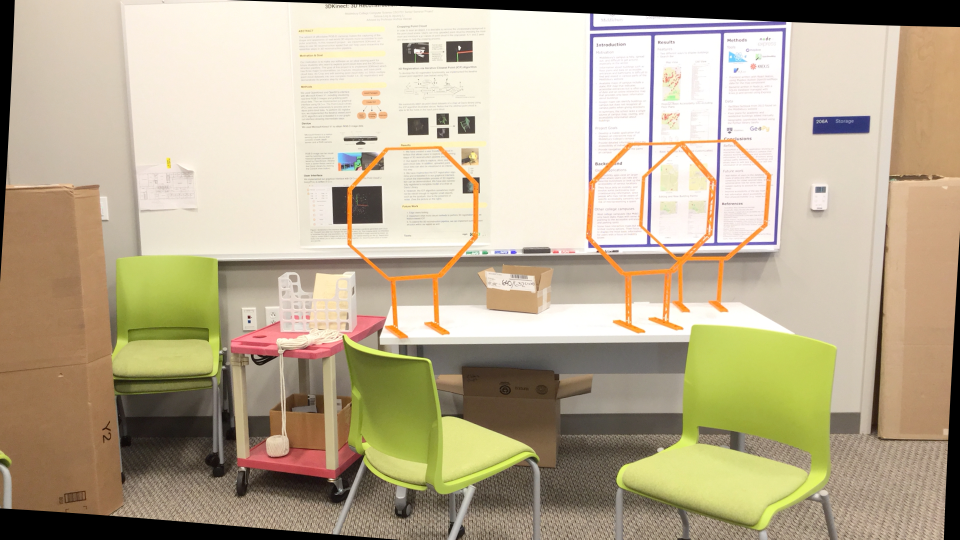
#> input picture octagon/im0.png, 1920 x 1080 px (shown at 1/2 size)
$ python octagon.py
#> lines starting #> are read from the running program, lines starting #| are printed output that depends on the picture
import cv2 as cv
import numpy as np
from matplotlib import pyplot as plt
from tqdm import *

def rescaleFrame(frame, scale = 0.5):
    width = int(frame.shape[1] * scale) #.shape[1] refers to width of image, typecasting it into integer value
    height = int(frame.shape[0] * scale) #.shape[0] refers to height of image
    dimensions = (width, height)
    return cv.resize(frame, dimensions, interpolation = cv.INTER_AREA)

def drawlines(img1, img2, lines, pts1, pts2):

    # r, c = img1.shape
    r = img1.shape[0]
    c = img1.shape[1]
    img1 = cv.cvtColor(img1, cv.COLOR_GRAY2BGR)
    img2 = cv.cvtColor(img2, cv.COLOR_GRAY2BGR)

    for r, pt1, pt2 in zip(lines, pts1, pts2):

        color = tuple(np.random.randint(0, 255, 3).tolist())

        x0, y0 = map(int, [0, -r[2] / r[1] ])
        x1, y1 = map(int, [c, -(r[2] + r[0] * c) / r[1] ])

        img1 = cv.line(img1, (x0, y0), (x1, y1), color, 1)
        img1 = cv.circle(img1, tuple(pt1), 5, color, -1)
        img2 = cv.circle(img2, tuple(pt2), 5, color, -1)
    return img1, img2
def sum_of_abs_diff(pixel_vals_1, pixel_vals_2): #function to calculate the sum of absolute differences
    if pixel_vals_1.shape != pixel_vals_2.shape:
        return -1

    return np.sum(abs(pixel_vals_1 - pixel_vals_2))

def compare_blocks(y, x, block_left, right_array, block_size=5, SEARCH_BLOCK_SIZE = 56):
    # Get search range for the right image
    x_min = max(0, x - SEARCH_BLOCK_SIZE)
    x_max = min(right_array.shape[1], x + SEARCH_BLOCK_SIZE)
    first = True
    min_sad = None #sum of absolute differences
    min_index = None
    for x in range(x_min, x_max):
        block_right = right_array[y: y+block_size,
                                  x: x+block_size]
        sad = sum_of_abs_diff(block_left, block_right)
        if first:
            min_sad = sad
            min_index = (y, x)
            first = False
        else:
            if sad < min_sad:
                min_sad = sad
                min_index = (y, x)

    return min_index

def main():

    img_0 = cv.imread("octagon/im0.png") #reading image 0
#> img_0 is the input picture: shape (1080, 1920, 3); mean B, G, R 146.3, 172.5, 185.7
    resized_img_0 = rescaleFrame(img_0)
#> in rescaleFrame, `return cv.resize(frame, dimensions, interpolation = cv.INTER_AREA)`:
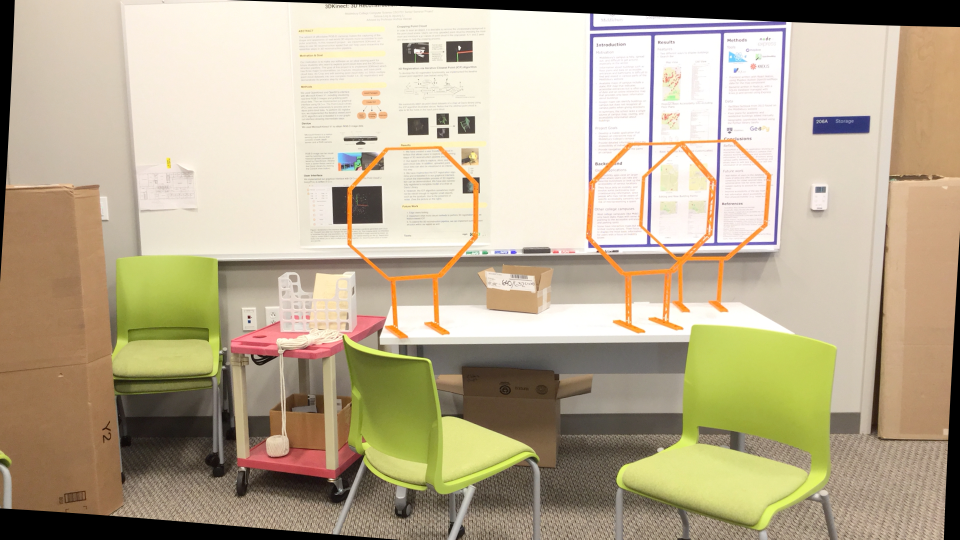
#> returned value: shape (540, 960, 3); mean of channels 0, 1, 2 146.5, 172.7, 185.8; drawn as B, G, R
    gray_0 = cv.cvtColor(resized_img_0, cv.COLOR_BGR2GRAY)
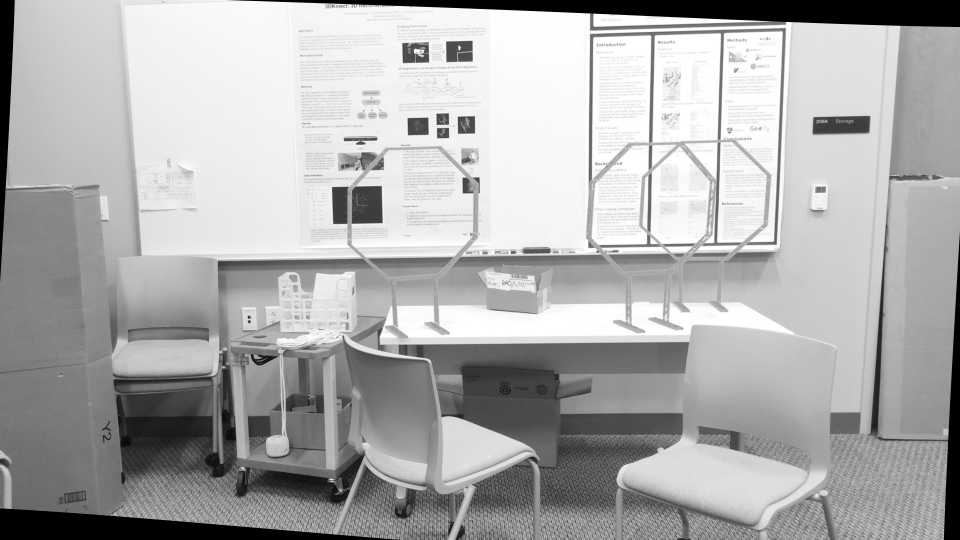
#> gray_0: shape (540, 960); min 0, max 255, mean 173.6

    img_1 = cv.imread("octagon/im1.png") #reading image 1
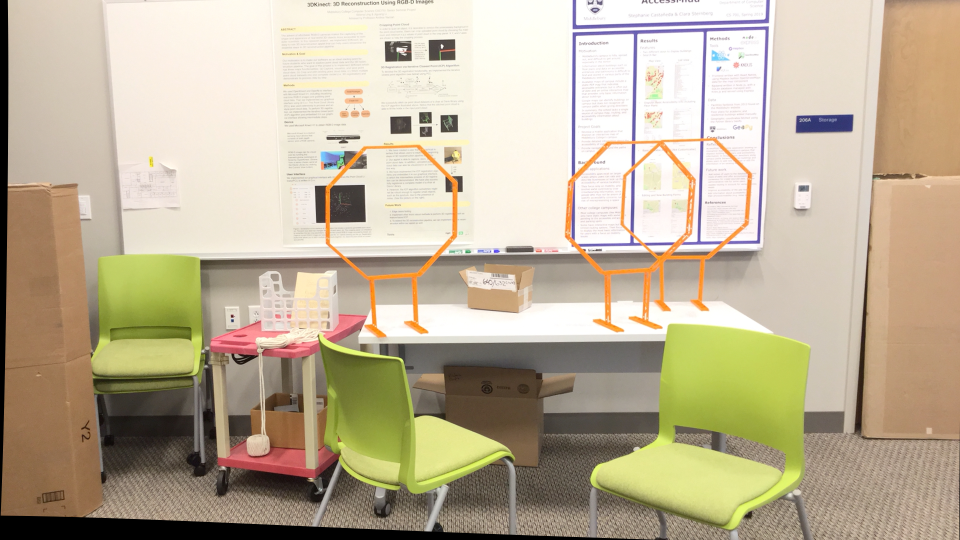
#> input picture octagon/im1.png, 1920 x 1080 px (shown at 1/2 size)
#> img_1 is the input picture: shape (1080, 1920, 3); mean B, G, R 152.5, 177.2, 190.1
    resized_img_1 = rescaleFrame(img_1)
#> call 2 of rescaleFrame, with scale = 0.5
#> in rescaleFrame (call 2), `return cv.resize(frame, dimensions, interpolation = cv.INTER_AREA)`:
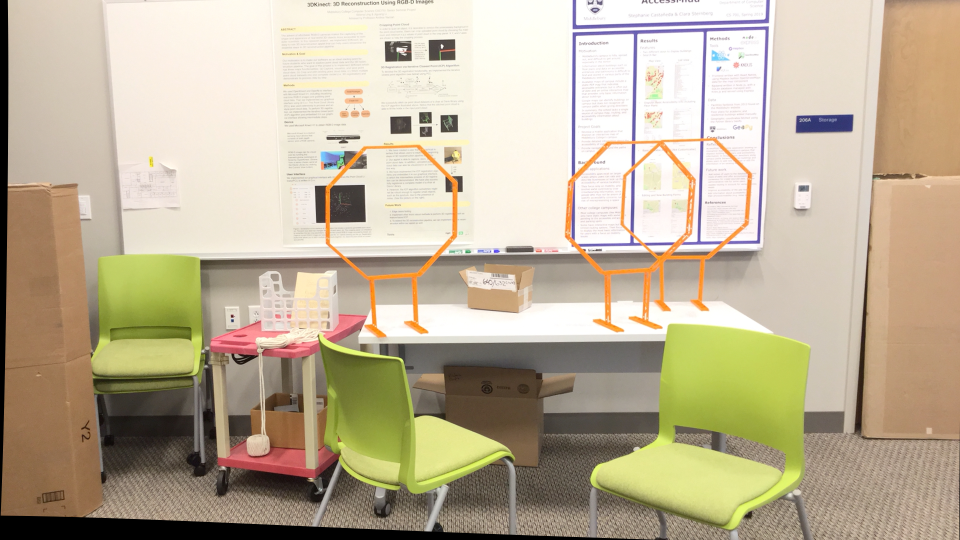
#> returned value: shape (540, 960, 3); mean of channels 0, 1, 2 152.6, 177.3, 190.2; drawn as B, G, R
    gray_1 = cv.cvtColor(resized_img_1, cv.COLOR_BGR2GRAY)
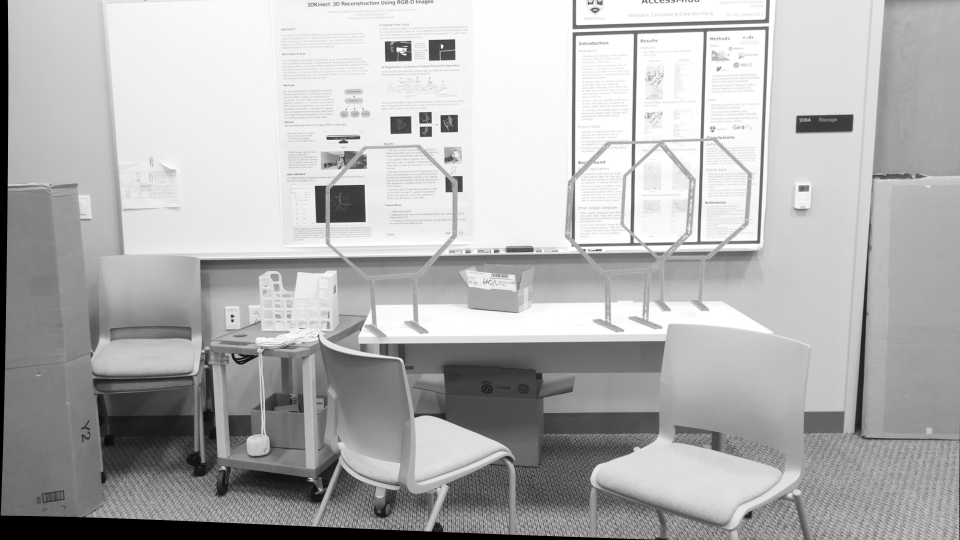
#> gray_1: shape (540, 960); min 0, max 255, mean 178.3

    #Using ORB detector to extract the keypoints
    #creating ORB Detector
    orb = cv.ORB_create(nfeatures = 300) #by default it takes 500 as max no. of features

    key_points_1, descriptors_1 = orb.detectAndCompute(gray_0, None)
#> key_points_1 = 300 keypoints; strongest (x, y, size): (333, 188, 31), (415, 50, 31), (334, 222, 31), (459, 48, 31)
    key_points_2, descriptors_2 = orb.detectAndCompute(gray_1, None)
#> key_points_2 = 300 keypoints; strongest (x, y, size): (397, 49, 31), (316, 186, 31), (317, 221, 31), (362, 186, 37.2)


    # Draw matches on each image
    imgmatches_1 = cv.drawKeypoints(resized_img_0, key_points_1, None, flags=cv.DRAW_MATCHES_FLAGS_DRAW_RICH_KEYPOINTS)
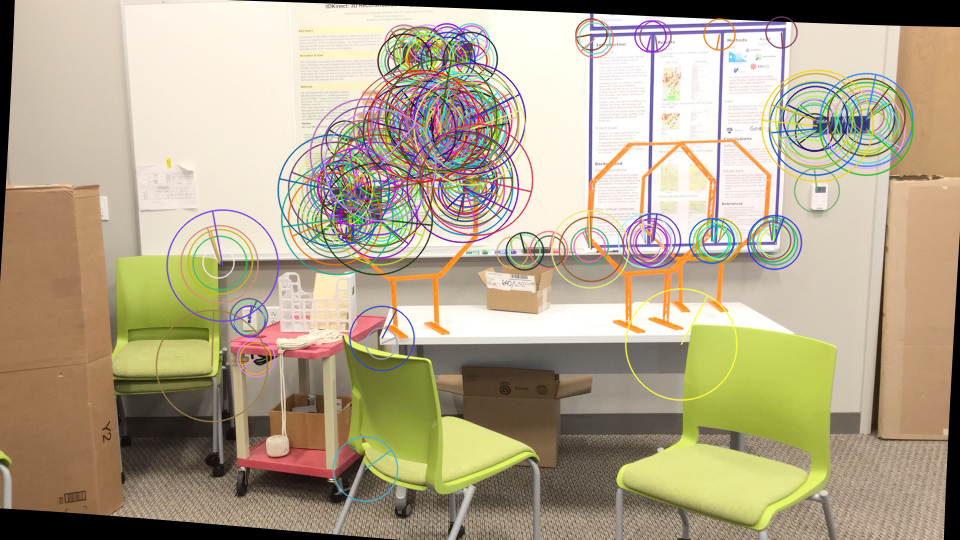
#> imgmatches_1: shape (540, 960, 3); mean B, G, R 141, 166, 178.7
    cv.imshow("Image 0 Keypoints", imgmatches_1)
    cv.imwrite("octagon_image_outputs/keypoints_0.jpg", imgmatches_1)
    cv.waitKey(0)

    imgmatches_2 = cv.drawKeypoints(resized_img_1, key_points_2, None, flags=cv.DRAW_MATCHES_FLAGS_DRAW_RICH_KEYPOINTS)
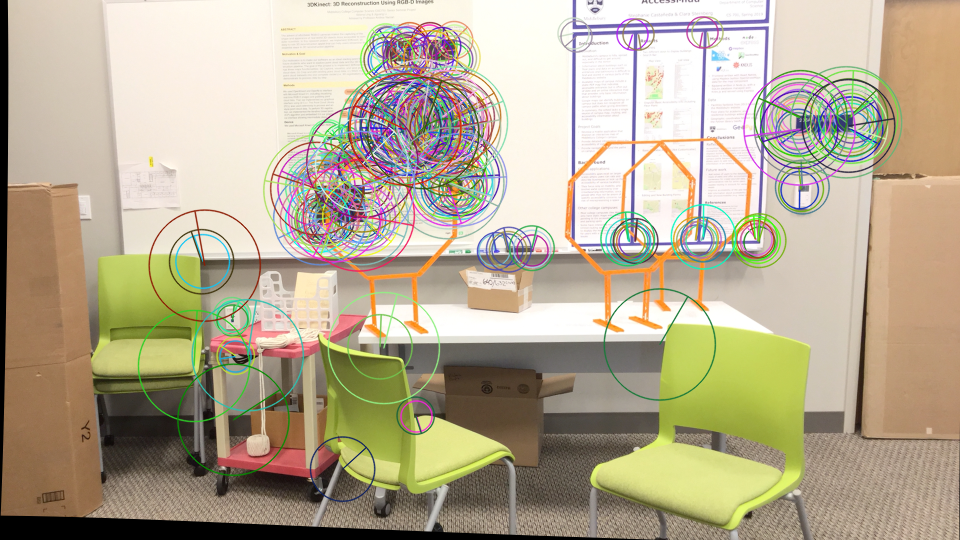
#> imgmatches_2: shape (540, 960, 3); mean B, G, R 147.3, 171.2, 182.6
    cv.imshow("Image 1 Keypoints", imgmatches_2)
    cv.imwrite("octagon_image_outputs/keypoints_1.jpg", imgmatches_2)
    cv.waitKey(0)

    #Now, we match the features common to both images
    #Create a bf(Brute Force) Matcher
    # bf = cv.BFMatcher_create(cv.NORM_HAMMING) #cv.NORM_HAMMING is used for distance measurement
    bf = cv.BFMatcher()

    #compare and match descriptors from image 1 with image 2
    matching_points = bf.knnMatch(descriptors_1, descriptors_2, k=2)  #two nearnest neighbours
#> matching_points = 300 matches


    #Finding out good matches, i.e., getting rid of point which aren't distinct enough
    good_matching_points = []

    for m,n in matching_points:
        if m.distance < 0.6 * (n.distance):
            good_matching_points.append(m)
#> after the loop, good_matching_points = 59 matches

    #good matching points gives a set of DObjects of the matching points in each case, we need to extract pixel coordinates of matching
    #points in both images

    # Initialize lists to store the coordinates from each image
    list_key_points_1 = []
    list_key_points_2 = []


    list_key_points_1 = [key_points_1[mat.queryIdx].pt for mat in good_matching_points]
#> list_key_points_1 = 59 pairs, first value 222.2 to 868.3, second value 34 to 344
    list_key_points_2 = [key_points_2[mat.trainIdx].pt for mat in good_matching_points]
#> list_key_points_2 = 59 pairs, first value 204.2 to 852, second value 32 to 344

    #choosing eight points from first image and getting their x and y coordinates
    x1_1 = list_key_points_1[0][0] #x1
#> x1_1 = 249
    y1_1 = list_key_points_1[0][1] #y1
#> y1_1 = 321
    x1_2 = list_key_points_1[1][0] #x2
#> x1_2 = 773
    y1_2 = list_key_points_1[1][1] #y2
#> y1_2 = 240
    x1_3 = list_key_points_1[2][0] #x3
#> x1_3 = 458
    y1_3 = list_key_points_1[2][1] #y3
#> y1_3 = 117
    x1_4 = list_key_points_1[3][0] #x4
#> x1_4 = 471
    y1_4 = list_key_points_1[3][1] #y4
#> y1_4 = 41
    x1_5 = list_key_points_1[4][0] #x5
#> x1_5 = 473
    y1_5 = list_key_points_1[4][1] #y5
#> y1_5 = 117
    x1_6 = list_key_points_1[5][0] #x6
#> x1_6 = 437
    y1_6 = list_key_points_1[5][1] #y6
#> y1_6 = 123
    x1_7 = list_key_points_1[6][0] #x7
#> x1_7 = 427
    y1_7 = list_key_points_1[6][1] #y7
#> y1_7 = 118
    x1_8 = list_key_points_1[7][0] #x8
#> x1_8 = 357
    y1_8 = list_key_points_1[7][1] #y8
#> y1_8 = 143

    #choosing eight points from second image and getting their x and y coordinates
    x2_1 = list_key_points_2[0][0] #x1'
#> x2_1 = 232
    y2_1 = list_key_points_2[0][1] #y1'
#> y2_1 = 320
    x2_2 = list_key_points_2[1][0] #x2'
#> x2_2 = 756
    y2_2 = list_key_points_2[1][1] #y2'
#> y2_2 = 239
    x2_3 = list_key_points_2[2][0] #x3'
#> x2_3 = 441
    y2_3 = list_key_points_2[2][1] #y3'
#> y2_3 = 116
    x2_4 = list_key_points_2[3][0] #x4'
#> x2_4 = 454
    y2_4 = list_key_points_2[3][1] #y4'
#> y2_4 = 40
    x2_5 = list_key_points_2[4][0] #x5'
#> x2_5 = 456
    y2_5 = list_key_points_2[4][1] #y5'
#> y2_5 = 115
    x2_6 = list_key_points_2[5][0] #x6'
#> x2_6 = 420
    y2_6 = list_key_points_2[5][1] #y6'
#> y2_6 = 122
    x2_7 = list_key_points_2[6][0] #x7'
#> x2_7 = 410
    y2_7 = list_key_points_2[6][1] #y7'
#> y2_7 = 117
    x2_8 = list_key_points_2[7][0] #x8'
#> x2_8 = 340
    y2_8 = list_key_points_2[7][1] #y8'
#> y2_8 = 142

    #Now we use these coordinates from both images to create a matrix A which will help us calculate the fundamental matrix
    A = np.array([
        [x1_1*x2_1, x1_1*y2_1, x1_1, y1_1*x2_1, y1_1*y2_1, y1_1, x2_1, y2_1, 1],
        [x1_2*x2_2, x1_2*y2_2, x1_2, y1_2*x2_2, y1_2*y2_2, y1_2, x2_2, y2_2, 1],
        [x1_3*x2_3, x1_3*y2_3, x1_3, y1_3*x2_3, y1_3*y2_3, y1_3, x2_3, y2_3, 1],
        [x1_4*x2_4, x1_4*y2_4, x1_4, y1_4*x2_4, y1_4*y2_4, y1_4, x2_4, y2_4, 1],
        [x1_5*x2_5, x1_5*y2_5, x1_5, y1_5*x2_5, y1_5*y2_5, y1_5, x2_5, y2_5, 1],
        [x1_6*x2_6, x1_6*y2_6, x1_6, y1_6*x2_6, y1_6*y2_6, y1_6, x2_6, y2_6, 1],
        [x1_7*x2_7, x1_7*y2_7, x1_7, y1_7*x2_7, y1_7*y2_7, y1_7, x2_7, y2_7, 1],
        [x1_8*x2_8, x1_8*y2_8, x1_8, y1_8*x2_8, y1_8*y2_8, y1_8, x2_8, y2_8, 1]])

    #taking the SVD of A matrix to get the fundamental matrix
    U, S, V = np.linalg.svd(A)
#> S = [811608, 135630.1, 33386.5, 1106.7, 121.3, 2.44, 0.694, 2.13e-14]
    f_values = V[-1,:] #last column values of V are the f values which form the fundamental matrix
#> f_values = [7.62e-18, -0.000565, -0.0394, 0.000565, -2.2e-17, -0.258, 0.0388, 0.267, 0.927]
    # f_values_array = np.array(f_values)
    Fundamental_matrix = np.reshape(f_values,(3,3)) #reshaping to 3*3 dimensions
#> Fundamental_matrix = [[7.62e-18, -0.000565, -0.0394], [0.000565, -2.2e-17, -0.258], [0.0388, 0.267, 0.927]]
    Fundamental_matrix = np.round(Fundamental_matrix)
#> Fundamental_matrix = [[0, 0, 0], [0, 0, 0], [0, 0, 1]]

    # print(Fundamental_matrix)

    #Now lets calculate the essential matrix
    #for that we need the intrinsic matrix for the camera which is provided to us
    K_matrix = np.array([
        [1472.11, 0, 804.9],
        [0, 1742.11, 541.22],
        [0, 0, 1]])

    #Essential Matrix
    KT_matrix = K_matrix.transpose() # K transpose
    Essential_matrix = np.matmul(np.matmul(KT_matrix, Fundamental_matrix), K_matrix)
#> Essential_matrix = [[0, 0, 0], [0, 0, 0], [0, 0, 1]]

    # print(Essential_matrix)
    # Now we decompose the essential matrix into its respective rotational and translational matrices
    # So for that we need to take the SVD of Essential matrix
    U, S, V = np.linalg.svd(Essential_matrix)
#> U = [[0, 0, 1], [0, 1, 0], [1, 0, 0]]; S = [1, 0, 0]; V = [[0, 0, 1], [0, 1, 0], [1, 0, 0]]

    W = np.array([
        [0, -1, 0],
        [1, 0, 0],
        [0, 0, 1]])

    #We get four combinations of the cameras' translation and Rotation matrices
    C1 = U[:,2]
#> C1 = [1, 0, 0]
    R1 = np.matmul(np.matmul(U, W), V.transpose())
#> R1 = [[1, 0, 0], [0, 0, 1], [0, -1, 0]]

    C2 = -1 * U[:,2]
#> C2 = [-1, 0, 0]
    R2 = np.matmul(np.matmul(U, W), V.transpose())
#> R2 = [[1, 0, 0], [0, 0, 1], [0, -1, 0]]

    C3 = U[:,2]
#> C3 = [1, 0, 0]
    R3 = np.matmul(np.matmul(U, W.transpose()), V.transpose())
#> R3 = [[1, 0, 0], [0, 0, -1], [0, 1, 0]]

    C4 = -1 * U[:,2]
#> C4 = [-1, 0, 0]
    R4 = np.matmul(np.matmul(U, W.transpose()), V.transpose())
#> R4 = [[1, 0, 0], [0, 0, -1], [0, 1, 0]]


    list_key_points_1 = np.int32(list_key_points_1)
#> list_key_points_1 = 59 pairs, first value 222 to 868, second value 34 to 343
    list_key_points_2 = np.int32(list_key_points_2)
#> list_key_points_2 = 59 pairs, first value 204 to 852, second value 32 to 343

    linesLeft = cv.computeCorrespondEpilines(list_key_points_2.reshape(-1, 1, 2), 2, Fundamental_matrix)
#> linesLeft = 59 rows, first 8: [0, 0, 1], [0, 0, 1], [0, 0, 1], [0, 0, 1], [0, 0, 1], [0, 0, 1], [0, 0, 1], [0, 0, 1]
    linesLeft = linesLeft.reshape(-1, 3)
    img5, img6 = drawlines(gray_0, gray_1, linesLeft, list_key_points_1, list_key_points_2)
#> the loop in drawlines, `for r, pt1, pt2 in zip(lines, pts1, pts2): ` made 1 pass
#> (r, pt1, pt2, color) on pass 1: ([0, 0, 1], [249, 321], [232, 320], (172, 47, 117))


    linesRight = cv.computeCorrespondEpilines(list_key_points_1.reshape(-1, 1, 2), 1, Fundamental_matrix)
    linesRight = linesRight.reshape(-1, 3)

    img3, img4 = drawlines(gray_1, gray_0, linesRight, list_key_points_2, list_key_points_1)


    cv.imshow("epilines 0", img5)
    cv.imwrite("octagon_image_outputs/epilines_0.jpg", img5)
    cv.waitKey(0)
    cv.imshow("epilines 1", img3)
    cv.imwrite("octagon_image_outputs/epilines_1.jpg", img3)
    cv.waitKey(0)


    #### Part 2 - Rectification ####
    h1, w1 = resized_img_0.shape[0], resized_img_0.shape[1]
    h2, w2 = resized_img_1.shape[0], resized_img_1.shape[1]

    #this function will return homography matrices for both images
    _, H1, H2 = cv.stereoRectifyUncalibrated(np.float32(list_key_points_1), np.float32(list_key_points_2), Fundamental_matrix, imgSize = (w1, h1))

    print("H1 = ")
    print(H1)
    print("H2 = ")
    print(H2)
    #now we will use this homography matrices to warp the perspectives in both images
    img_0_rectified = cv.warpPerspective(img5, H1, (w1, h1))
    img_1_rectified = cv.warpPerspective(img3, H2, (w2, h2))

    cv.imshow("img0 rectified", img_0_rectified)
    cv.imwrite("octagon_image_outputs/rectified_0.jpg", img_0_rectified)
    cv.waitKey(0)
    cv.imshow("img1 rectified", img_1_rectified)
    cv.imwrite("octagon_image_outputs/rectified_1.jpg", img_1_rectified)
    cv.waitKey(0)

    #### Part 3 - Correspondence and depth ####

    #first we convert the image to arrays
    left_im_array = np.asarray(img_0_rectified)
    right_im_array = np.asarray(img_1_rectified)
    left_array = left_im_array.astype(int)
    right_array = right_im_array.astype(int)

    if left_array.shape != right_array.shape: #exception error if shape is not same
        raise "Left-Right image shape mismatch!"

    h, w, _ = left_array.shape
    disparity_map = np.zeros((h, w)) #creating a disparity map of all zeros

    BLOCK_SIZE = 20 #Block of pixels width and height
    SEARCH_BLOCK_SIZE = 56

    # Go over each pixel position
    for y in tqdm(range(BLOCK_SIZE, h-BLOCK_SIZE)):
        for x in range(BLOCK_SIZE, w-BLOCK_SIZE):
            block_left = left_array[y:y + BLOCK_SIZE, x:x + BLOCK_SIZE] #subsection of left image as block
            min_index = compare_blocks(y, x, block_left, right_array, block_size=BLOCK_SIZE, SEARCH_BLOCK_SIZE = SEARCH_BLOCK_SIZE)
            disparity_map[y, x] = abs(min_index[1] - x)

    plt.imshow(disparity_map, cmap='hot', interpolation='nearest')
    plt.savefig('octagon_image_outputs/depth_image.png')
    plt.show()

    cv.destroyAllWindows()

if __name__ == "__main__":
#> (the run stopped early here; a loop or call above may not have finished)
